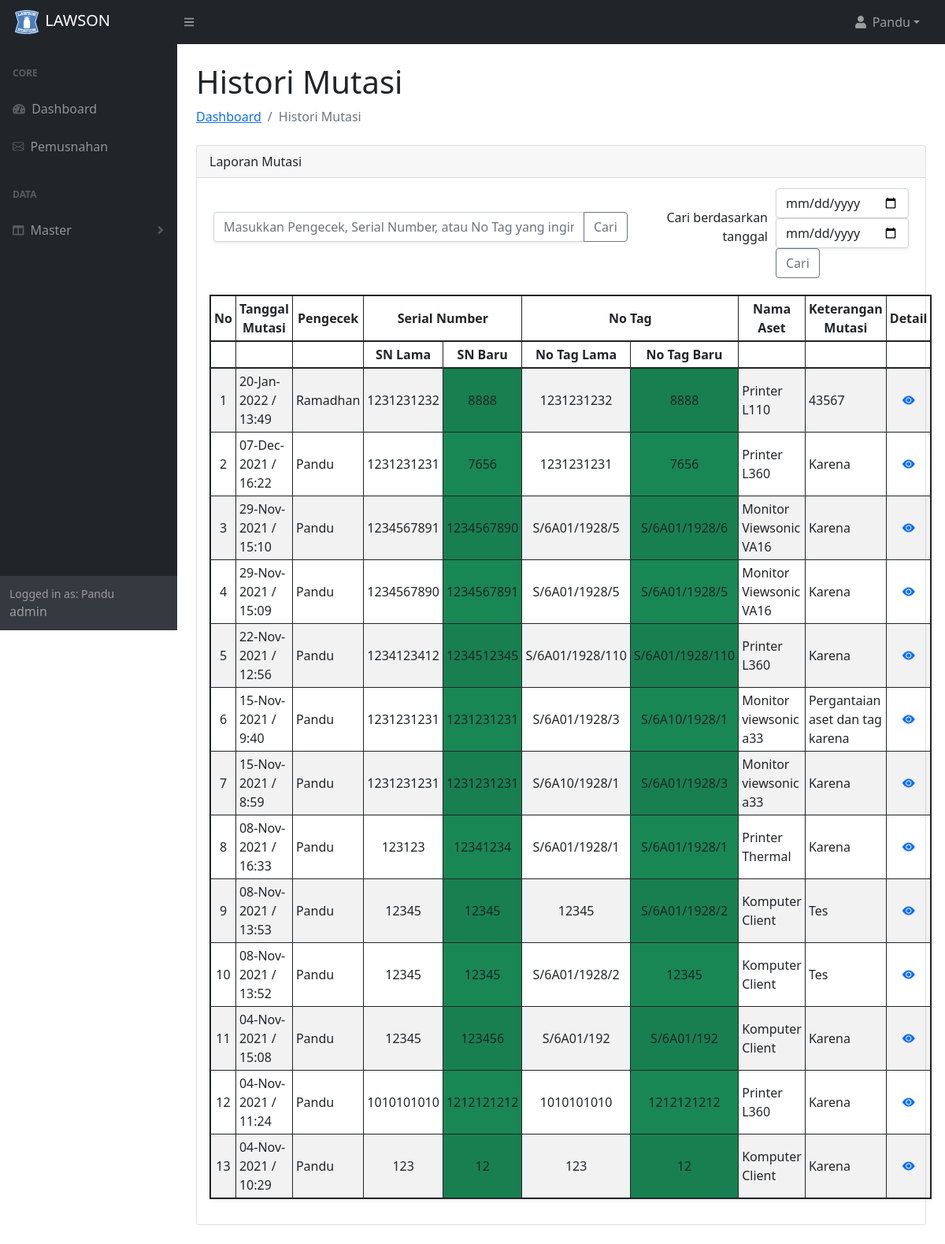
The page /history.php (signed in) on the database its author committed.
### tables this page shows
CREATE TABLE `karyawan` (
  `nip` varchar(10) NOT NULL,
  `nama_lengkap` char(100) NOT NULL,
  `jenis_kelamin` varchar(10) NOT NULL,
  `email` varchar(50) NOT NULL
);

CREATE TABLE `user` (
  `id_user` int(11) NOT NULL,
  `username` varchar(25) NOT NULL,
  `password` varchar(25) NOT NULL,
  `level` varchar(15) NOT NULL,
  `nip` varchar(10) NOT NULL
);

CREATE TABLE `histori` (
  `id_histori` int(11) NOT NULL,
  `sn_lama` varchar(10) NOT NULL,
  `sn_baru` varchar(10) NOT NULL,
  `no_tag_lama` varchar(15) NOT NULL,
  `no_tag_baru` varchar(15) NOT NULL,
  `nama_aset` char(50) NOT NULL,
  `alasan` varchar(100) NOT NULL,
  `nip` varchar(10) NOT NULL,
  `tgl_histori` date NOT NULL,
  `jam` time NOT NULL,
  `gambar` varchar(25) NOT NULL
);

### functions.php (called while the page is built, shortened)
<?php
$koneksi = mysqli_connect("localhost","root","","lawson");
function query($query){
    global $koneksi;
    $result = mysqli_query($koneksi, $query);
    $rows = [];
    while ($row = mysqli_fetch_assoc($result)){
        $rows[] = $row;
    }
    return $rows;
}
?>

### history.php (the view, shortened to what this page needs)
<?php
$level = $_SESSION["level"];
$nip = $_SESSION["nip"];
require 'functions.php';
$karyawan = query("SELECT * from karyawan inner join user on karyawan.nip = user.nip where karyawan.nip = '$nip' ")[0];
$histori = query("SELECT * from histori inner join karyawan on histori.nip = karyawan.nip order by tgl_histori desc, jam desc");
?>
<!DOCTYPE html>
<html lang="en">
<head>
    <link rel="stylesheet" href="assets/css/bootstrap.min.css">
    <link rel="stylesheet" href="assets/css/hovergambar.css">
    <link rel="stylesheet" href="https://cdn.jsdelivr.net/npm/bootstrap-icons@1.5.0/font/bootstrap-icons.css">
    <link href="https://cdn.jsdelivr.net/npm/simple-datatables@latest/dist/style.css" rel="stylesheet" />
    <link href="assets/css/styles.css" rel="stylesheet" />
</head>
<body class="sb-nav-fixed">
<?php include 'templates/navbar.php';
      include 'templates/sidebar.php';
?>
<div id="layoutSidenav_content">
    <main>
        <div class="container-fluid px-4">
        <h1 class="mt-4">Histori Mutasi</h1>
            <ol class="breadcrumb mb-4">
                <li class="breadcrumb-item"><a href="index.php">Dashboard</a></li>
                <li class="breadcrumb-item active">Histori Mutasi</li>
            </ol>
            <div class="card mb-4">
                <div class="card-header mb-2">
                    Laporan Mutasi
                </div>
    <table cellspacing="5" cellpadding="5" class="d-print-none mx-3" >
        <form action="" method="post">
            <tr>
                <td width="60%">
                    <div class="input-group mb-3">
                        <input type="text" class="form-control  shadow-sm" name="keyword" placeholder="Masukkan Pengecek, Serial Number, atau No Tag yang ingin dicari">
                        <button type="submit" class="btn btn-outline-secondary" name="cari">Cari</button>
                    </div>
                </td>
            <td align="right">
            <p>Cari berdasarkan tanggal</p>
            </td>
            <td width="15%">
                <input type="date" name="tgl_awal" class="form-control  shadow-sm">
                <input type="date" name="tgl_akhir" class="form-control  shadow-sm">
                <button type="submit" class="input-group-text btn btn-outline-secondary" name="tgl">Cari</button>
            </td>
            </tr>
        </form>
        </table>
        <div class="card-body">
            <table class="shadow-sm table table-bordered border border-2 border-dark table-striped table-sm table-responsive" cellpadding="10" cellspacing="0" id="datatablesSimple">
                <thead class="text-center align-middle">
                    <th rowspan="2" style="vertical-align: middle;">No</th>
                    <th rowspan="2" class="align-middle">Tanggal Mutasi</th>
                    <th rowspan="2">Pengecek</th>
                    <th colspan="2">Serial Number</th>
                    <th colspan="2">No Tag</th>
                    <th rowspan="2">Nama Aset</th>
                    <th rowspan="2">Keterangan Mutasi</th>
                    <th rowspan="2">Detail</th>
                </thead>
                <thead class="text-center">
                    <th></th>
                    <th></th>
                    <th></th>
                    <th>SN Lama</th>
                    <th>SN Baru</th>
                    <th>No Tag Lama</th>
                    <th>No Tag Baru</th>
                    <th></th>
                    <th></th>
                </thead>
                <tbody>
                <?php $i = 1; ?>
                <?php foreach ($histori as $row) :?>
                    <tr>
                        <td class="align-middle text-center" width="50px"><?= $i ;?> </td>
                        <td class="align-middle"> <?= date("d-M-Y", strtotime($row["tgl_histori"])). ' / ' .  date("G:i", strtotime($row["jam"])) ; ?></td>
                        <td class="align-middle"> <?= $row["nama_lengkap"]; ?></td>
                        <td class="align-middle text-center"> <?= $row["sn_lama"]; ?></td>
                        <td class="align-middle bg-success text-center"> <?= $row["sn_baru"]; ?></td>
                        <td class="align-middle text-center"> <?= $row["no_tag_lama"];?></td>
                        <td class="align-middle bg-success text-center"> <?= $row["no_tag_baru"]; ?></td>
                        <td class="align-middle"> <?= $row["nama_aset"]; ?></td>
                        <td class="align-middle"> <?= $row["alasan"]; ?></td>
                        <td class="align-middle text-center"> <a href="detail_history.php?id_histori=<?= $row["id_histori"]; ?>"><i class="bi bi-eye-fill"></i></a></td>
                    </tr>
                <?php $i++; ?>
                <?php endforeach;?>
                </tbody>
            </table>
        </div>
    </div>
</div>
</main>
</div>
</body>
</html>

### templates/navbar.php (shortened to what this page needs)
<nav class="sb-topnav navbar navbar-expand navbar-dark bg-dark d-print-none">
            <a class="navbar-brand ps-3" href="index.php"><img src="assets/gambar/logo.svg" alt="" width="36px"> LAWSON</a>
            <button class="btn btn-link btn-sm order-1 order-lg-0 me-4 me-lg-0" id="sidebarToggle" href="#!"><i class="fas fa-bars"></i></button>
            <ul class="navbar-nav ms-auto ms-md-0 me-3 me-lg-4">
                <li class="nav-item dropdown">
                    <a class="nav-link dropdown-toggle" id="navbarDropdown" href="#" role="button" data-bs-toggle="dropdown" aria-expanded="false"><i class="fas fa-user fa-fw"></i> <?= $karyawan["nama_lengkap"];?></a>
                </li>
            </ul>
        </nav>

### templates/sidebar.php (shortened to what this page needs)
<?php
$karyawan = query("SELECT * from karyawan inner join user on karyawan.nip = user.nip where karyawan.nip = '$nip' ")[0];
?>
<div id="layoutSidenav">
<div id="layoutSidenav_nav" class="d-print-none">
    <nav class="sb-sidenav accordion sb-sidenav-dark" id="sidenavAccordion">
        <div class="sb-sidenav-menu">
            <div class="nav">
                <div class="sb-sidenav-menu-heading">Core</div>
                <a class="nav-link" href="index.php">
                    <div class="sb-nav-link-icon"><i class="fas fa-tachometer-alt"></i></div>
                    Dashboard
                </a>
                <?php if ($level != 'support'):?>
                <a class="nav-link" href="pemusnahan.php">
                    <div class="sb-nav-link-icon"><i class="bi bi-envelope"></i></div>
                    Pemusnahan
                </a>
                <?php endif;?>
                <div class="sb-sidenav-menu-heading">Data</div>
                <a class="nav-link collapsed" href="#" data-bs-toggle="collapse" data-bs-target="#collapseLayouts" aria-expanded="false" aria-controls="collapseLayouts">
                    <div class="sb-nav-link-icon"><i class="fas fa-columns"></i></div>
                    Master
                    <div class="sb-sidenav-collapse-arrow"><i class="fas fa-angle-down"></i></div>
                </a>
                <div class="sb-sidenav-menu-heading"></div>
                <a class="nav-link" href="#">
                </a>
                <a class="nav-link" href="#">
                </a>
            </div>
        </div>
        <div class="sb-sidenav-footer">
            <div class="small">Logged in as: <?= $karyawan["nama_lengkap"];?></div>
            <?= $karyawan["level"];?>
        </div>
    </nav>
</div>

### rows shown on the page
karyawan: nama_lengkap "Pandu", user.level "admin"
histori: tgl_histori "20-Jan-2022", jam "13:49", karyawan.nama_lengkap "Ramadhan", sn_lama "1231231232", sn_baru "8888", no_tag_lama "1231231232", no_tag_baru "8888", nama_aset "Printer L110", alasan "43567"
histori: tgl_histori "07-Dec-2021", jam "16:22", karyawan.nama_lengkap "Pandu", sn_lama "1231231231", sn_baru "7656", no_tag_lama "1231231231", no_tag_baru "7656", nama_aset "Printer L360", alasan "Karena"
histori: tgl_histori "29-Nov-2021", jam "15:10", karyawan.nama_lengkap "Pandu", sn_lama "1234567891", sn_baru "1234567890", no_tag_lama "S/6A01/1928/5", no_tag_baru "S/6A01/1928/6", nama_aset "Monitor Viewsonic VA16", alasan "Karena"
histori: tgl_histori "29-Nov-2021", jam "15:09", karyawan.nama_lengkap "Pandu", sn_lama "1234567890", sn_baru "1234567891", no_tag_lama "S/6A01/1928/5", no_tag_baru "S/6A01/1928/5", nama_aset "Monitor Viewsonic VA16", alasan "Karena"
histori: tgl_histori "22-Nov-2021", jam "12:56", karyawan.nama_lengkap "Pandu", sn_lama "1234123412", sn_baru "1234512345", no_tag_lama "S/6A01/1928/110", no_tag_baru "S/6A01/1928/110", nama_aset "Printer L360", alasan "Karena"
histori: tgl_histori "15-Nov-2021", jam "9:40", karyawan.nama_lengkap "Pandu", sn_lama "1231231231", sn_baru "1231231231", no_tag_lama "S/6A01/1928/3", no_tag_baru "S/6A10/1928/1", nama_aset "Monitor viewsonic a33", alasan "Pergantaian aset dan tag karena"
histori: tgl_histori "15-Nov-2021", jam "8:59", karyawan.nama_lengkap "Pandu", sn_lama "1231231231", sn_baru "1231231231", no_tag_lama "S/6A10/1928/1", no_tag_baru "S/6A01/1928/3", nama_aset "Monitor viewsonic a33", alasan "Karena"
histori: tgl_histori "08-Nov-2021", jam "16:33", karyawan.nama_lengkap "Pandu", sn_lama "123123", sn_baru "12341234", no_tag_lama "S/6A01/1928/1", no_tag_baru "S/6A01/1928/1", nama_aset "Printer Thermal", alasan "Karena"
histori: tgl_histori "08-Nov-2021", jam "13:53", karyawan.nama_lengkap "Pandu", sn_lama "12345", sn_baru "12345", no_tag_lama "12345", no_tag_baru "S/6A01/1928/2", nama_aset "Komputer Client", alasan "Tes"
histori: tgl_histori "08-Nov-2021", jam "13:52", karyawan.nama_lengkap "Pandu", sn_lama "12345", sn_baru "12345", no_tag_lama "S/6A01/1928/2", no_tag_baru "12345", nama_aset "Komputer Client", alasan "Tes"
histori: tgl_histori "04-Nov-2021", jam "15:08", karyawan.nama_lengkap "Pandu", sn_lama "12345", sn_baru "123456", no_tag_lama "S/6A01/192", no_tag_baru "S/6A01/192", nama_aset "Komputer Client", alasan "Karena"
histori: tgl_histori "04-Nov-2021", jam "11:24", karyawan.nama_lengkap "Pandu", sn_lama "1010101010", sn_baru "1212121212", no_tag_lama "1010101010", no_tag_baru "1212121212", nama_aset "Printer L360", alasan "Karena"
histori: tgl_histori "04-Nov-2021", jam "10:29", karyawan.nama_lengkap "Pandu", sn_lama "123", sn_baru "12", no_tag_lama "123", no_tag_baru "12", nama_aset "Komputer Client", alasan "Karena"
